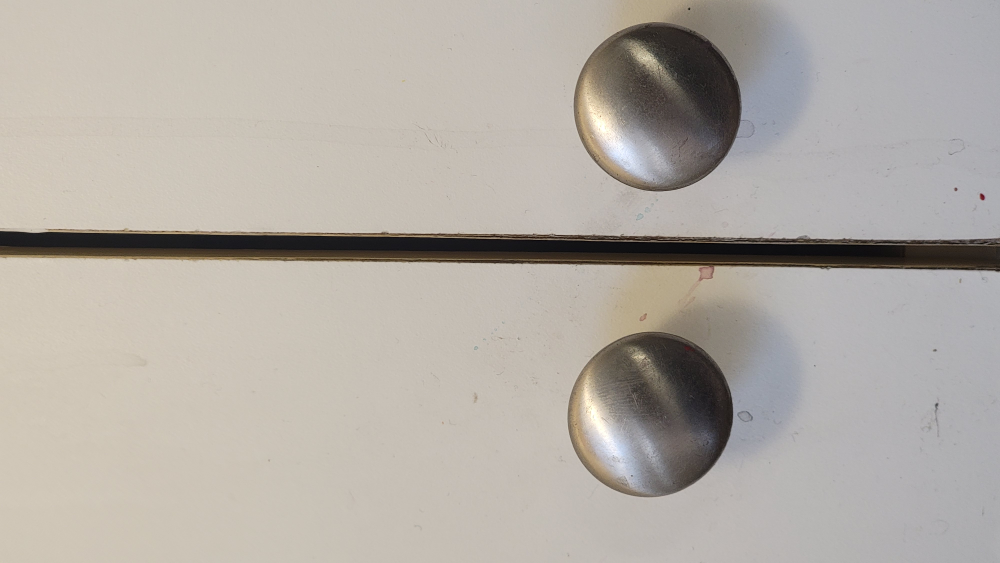
#> input picture photos/batch82/cabinet-knobs.jpg, 4000 x 2252 px, given in place of blue-textured-surface.jpg, which was not available (shown at 1/4 size)
$ python tex_82.py
#> lines starting #> are read from the running program, lines starting #| are printed output that depends on the picture
"""Textures for queue item 82 (photos/batch82/): the texture library (seamless + normal maps where it helps), the
user's two paintings as-is, and two tread-plate finishes generated with real lug height (normal maps).
Note: the photo named diamond-plate-blue is the purple anodised sheet, diamond-plate-purple the maroon one."""
import os, numpy as np, cv2
from PIL import Image
OUT = "assets/textures"; ROT = {3: Image.ROTATE_180, 6: Image.ROTATE_270, 8: Image.ROTATE_90}
def load(n):
#> called with n = 'blue-textured-surface'
    im = Image.open(f"photos/batch82/{n}.jpg"); o = im.getexif().get(274, 1)
#> in load, im is the input picture: PIL image 4000x2252 RGB; mean R, G, B 178.3, 172.4, 165.4
#> after `o = im.getexif().get(274, 1)`: o = 6
    if o in ROT: im = im.transpose(ROT[o])
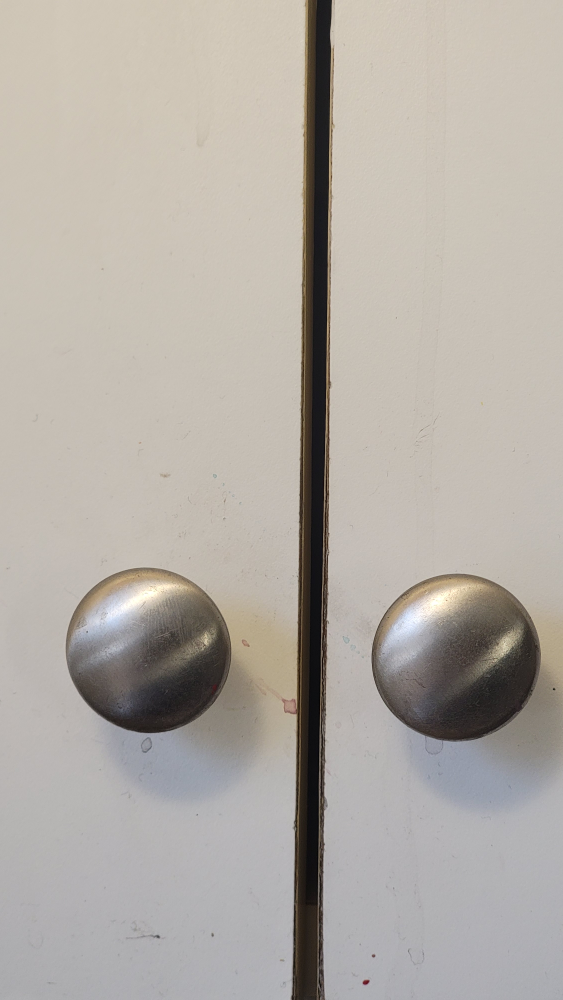
#> im: PIL image 2252x4000 RGB (shown at 1/4 size); mean R, G, B 178.3, 172.4, 165.4
    return cv2.cvtColor(np.asarray(im.convert("RGB")), cv2.COLOR_RGB2BGR)
def crop(im, x0, y0, x1, y1): H, W = im.shape[:2]; return im[int(y0 * H):int(y1 * H), int(x0 * W):int(x1 * W)]
#> called with x0 = 0.08, y0 = 0.08, x1 = 0.92, y1 = 0.7
#> after `H, W = im.shape[:2]`: H = 4000; W = 2252
def seamless(p, size, flat=8):
    p = cv2.resize(p, size, interpolation=cv2.INTER_AREA).astype(np.float32); w, h = size
    r = np.roll(np.roll(p, h // 2, 0), w // 2, 1)
    wx = np.minimum(np.minimum(np.arange(w), w - 1 - np.arange(w)) / (w / 2), 1); wy = np.minimum(np.minimum(np.arange(h), h - 1 - np.arange(h)) / (h / 2), 1)
    m = np.minimum(wy[:, None], wx[None, :])[:, :, None] ** 0.6
    out = p * m + r * (1 - m)
    if flat: low = cv2.GaussianBlur(out, (0, 0), w / flat); out = out - low + low.mean((0, 1))
    return out.clip(0, 255).astype(np.uint8)
def save(n, a): cv2.imwrite(os.path.join(OUT, n + ".png"), a); print("wrote", n, a.shape[1], a.shape[0])
def art(src, name, box=(0, 0, 1, 1), maxw=1024):
    a = crop(load(src), *box); s = maxw / max(a.shape[:2]); save(name, cv2.resize(a, (int(a.shape[1] * s), int(a.shape[0] * s)), interpolation=cv2.INTER_AREA))

def seamless_vp(p, size, flat=8):
    """seamless in two 1-D passes (x, then y). Each pass blends the image with a copy rolled half a tile along that
    axis: the copy is used near the borders (where it is continuous) and the original near the centre line (where
    the copy has its seam), so neither seam ever shows. The blend is variance-preserving: mixing two uncorrelated
    images drops contrast by sqrt(m^2 + (1-m)^2), so it is re-scaled around the mean (no faded bands)."""
#> called with size = (512, 512), flat = 8
    p = cv2.resize(p, size, interpolation=cv2.INTER_AREA).astype(np.float32); w, h = size
#> after `p = cv2.resize(p, size, interpolation=cv2.INTER_AREA).astype(np.float3`:
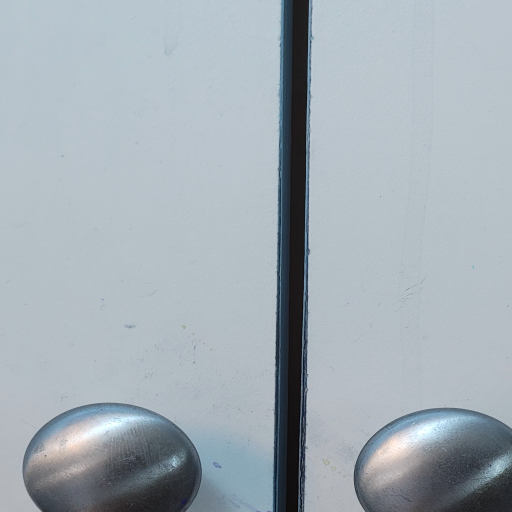
#> p: shape (512, 512, 3) float32; mean of channels 0, 1, 2 163.6, 173.8, 181.3; drawn as R, G, B
#> after `w, h = size`: w = 512; h = 512
    if flat: low = cv2.GaussianBlur(p, (0, 0), w / flat); p = p - low + low.mean((0, 1))
#> after `p = p - low + low.mean((0, 1))`:
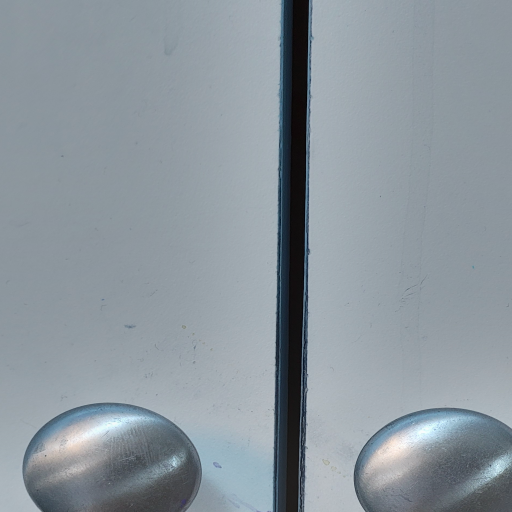
#> p: shape (512, 512, 3) float32; mean of channels 0, 1, 2 163.6, 173.8, 181.4; drawn with min black and max white
    mean = p.mean((0, 1))
#> mean = [163.6, 173.8, 181.4]
    def blend(img, axis, n):
#> called with axis = 1, n = 512
        r = np.roll(img, n // 2, axis); t = np.minimum(np.arange(n), n - 1 - np.arange(n)) / (n / 2)
#> after `r = np.roll(img, n // 2, axis)`:
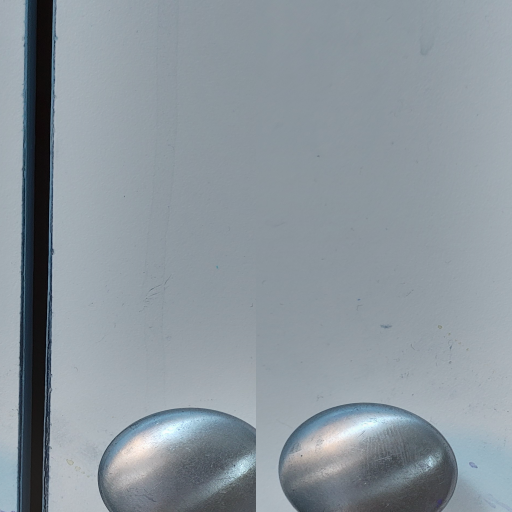
#> r: shape (512, 512, 3) float32; mean of channels 0, 1, 2 163.6, 173.8, 181.4; drawn with min black and max white
#> after `t = np.minimum(np.arange(n), n - 1 - np.arange(n)) / (n / 2)`: t = 512 values, max 0.996 at index 255, min 0 at index 0, mean 0.498
        m = np.clip(t * 1.8 - 0.4, 0, 1); m = m * m * (3 - 2 * m); m = m[:, None, None] if axis == 0 else m[None, :, None]
#> after `m = np.clip(t * 1.8 - 0.4, 0, 1)`: m = 512 values, max 1 at index 200, min 0 at index 0, mean 0.498
        return mean + (img * m + r * (1 - m) - mean) / np.sqrt(m * m + (1 - m) ** 2)
#> returned value: shape (512, 512, 3) float64
    out = blend(blend(p, 1, w), 0, h)
    return out.clip(0, 255).astype(np.uint8)
#| wrote b82_blueplastic 512 512
def normal_from(h, strength):
#> called with strength = 3.5
    dx = (np.roll(h, -1, 1) - np.roll(h, 1, 1)) * strength; dy = (np.roll(h, -1, 0) - np.roll(h, 1, 0)) * strength
#> after `dy = (np.roll(h, -1, 0) - np.roll(h, 1, 0)) * strength`:
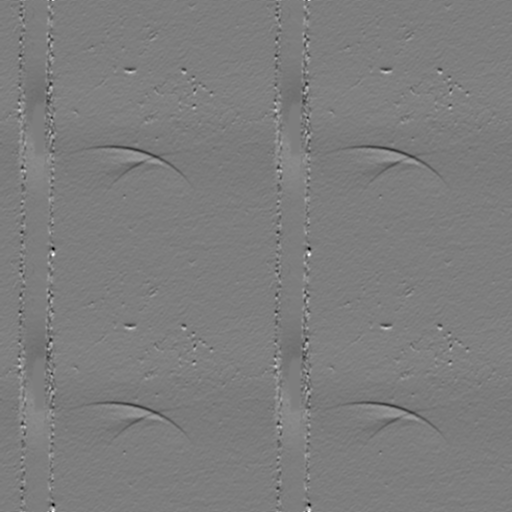
#> dy: shape (512, 512) float32; min -0.341, max 0.351, mean -1.82e-12; drawn with min black and max white
    n = np.dstack([-dx, dy, np.ones_like(h)]); n /= np.linalg.norm(n, axis=2, keepdims=True)
#> after `n /= np.linalg.norm(n, axis=2, keepdims=True)`:
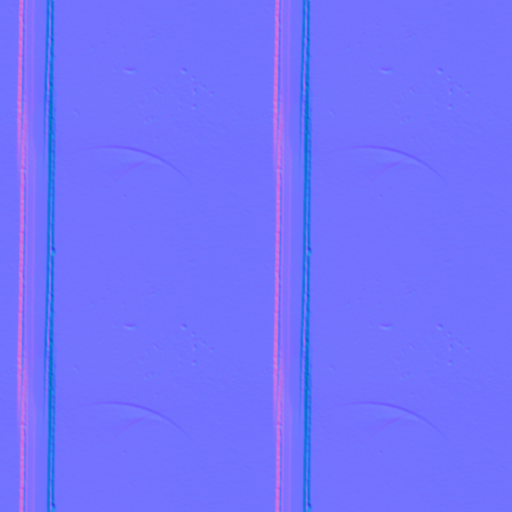
#> n: shape (512, 512, 3) float32; mean of channels 0, 1, 2 0.00108, -1.39e-06, 0.992; drawn with min black and max white
    return cv2.cvtColor(((n * 0.5 + 0.5) * 255).astype(np.uint8), cv2.COLOR_RGB2BGR)
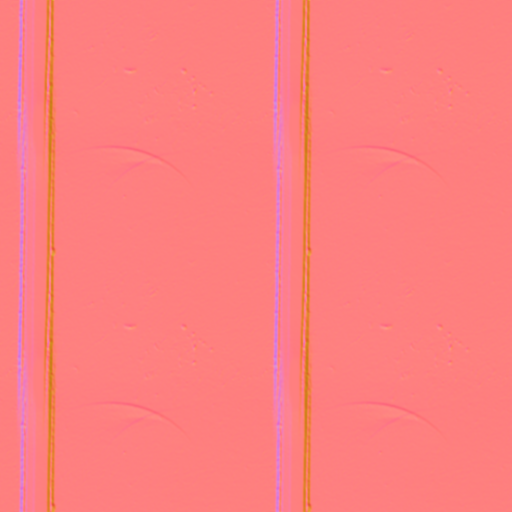
#> returned value: shape (512, 512, 3); mean R, G, B 253, 127, 127.1
def lum_normal(img, strength=3.0, blur=1.0):
    g = cv2.GaussianBlur(cv2.cvtColor(img, cv2.COLOR_BGR2GRAY).astype(np.float32) / 255.0, (0, 0), blur); return normal_from(g, strength)
# plain seamless surfaces (crop boxes chosen to avoid edges, glare and background)
for src, name, box, size, flat in [
    ("blue-textured-surface", "b82_blueplastic", (0.08, 0.08, 0.92, 0.7), 512, 8), ("grey-chenille-fabric", "b82_chenille", (0.05, 0.1, 0.95, 0.9), 512, 6),
    ("oak-laminate", "b82_oak", (0.02, 0.05, 0.98, 0.8), 512, 0), ("quartz-countertop", "b82_quartz", (0.05, 0.05, 0.95, 0.75), 512, 6),
    ("rust-surface", "b82_rust", (0.05, 0.05, 0.95, 0.95), 512, 6), ("speckled-white-panel", "b82_speckle", (0.08, 0.08, 0.92, 0.92), 512, 8),
    ("whitewashed-wood", "b82_whitewash", (0.05, 0.05, 0.95, 0.85), 512, 6), ("painting-blue-canvas", "b82_canvasblue", (0.08, 0.08, 0.92, 0.92), 512, 4),
    ("painting-grey-canvas", "b82_canvasgrey", (0.08, 0.08, 0.92, 0.92), 512, 4)]:
    t = seamless_vp(crop(load(src), *box), (size, size), flat); save(name, t)
    if name in ("b82_rust", "b82_oak", "b82_chenille", "b82_blueplastic"): save(name + "_n", lum_normal(t, 3.5 if name != "b82_oak" else 2.0))
#| wrote b82_blueplastic_n 512 512
#> pass 2 of the loop `for src, name, box, size, flat in [`:
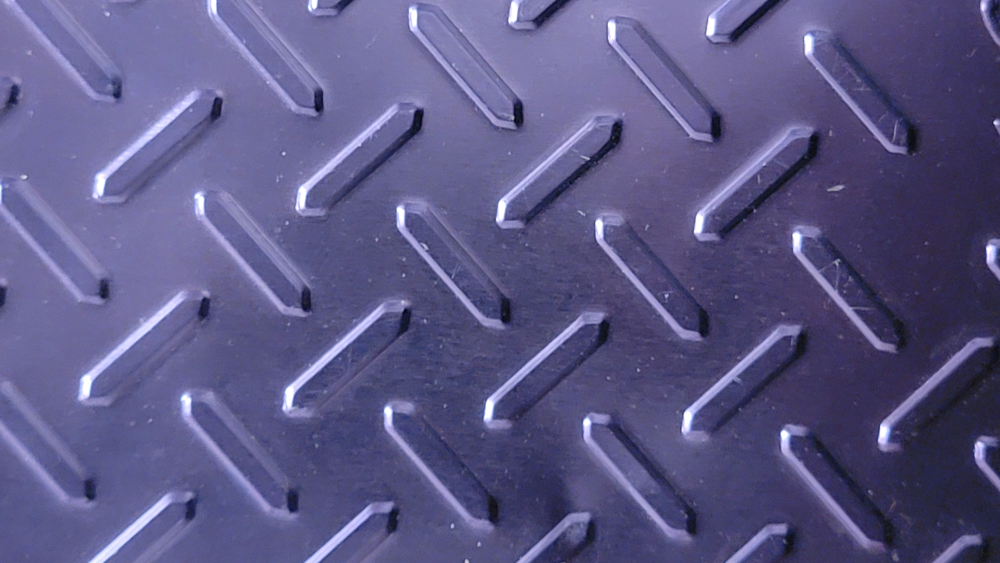
#> input picture photos/batch82/diamond-plate-blue.jpg, 4000 x 2252 px, given in place of grey-chenille-fabric.jpg, which was not available (shown at 1/4 size)
#> in load, im is the input picture: PIL image 4000x2252 RGB; mean R, G, B 92.1, 88.6, 134.4
#> im: PIL image 2252x4000 RGB
#> in seamless_vp (call 2), `p = p - low + low.mean((0, 1))`:
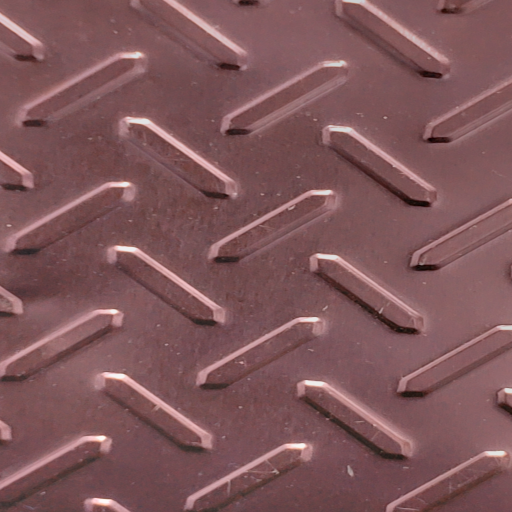
#> p: shape (512, 512, 3) float32; mean of channels 0, 1, 2 136.1, 89.8, 93.3; drawn with min black and max white
#> mean = [136.1, 89.8, 93.27]
#| wrote b82_chenille 512 512
#> in normal_from (call 2), `return cv2.cvtColor(((n * 0.5 + 0.5) * 255).astype(np.uint8), cv2.COLO..`:
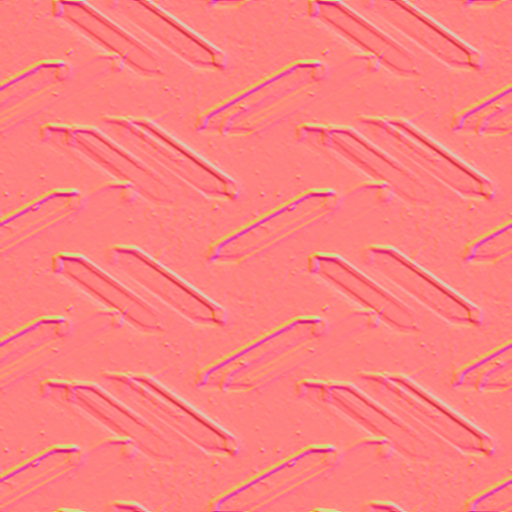
#> returned value: shape (512, 512, 3); mean R, G, B 251.9, 127, 127
#| wrote b82_chenille_n 512 512
#> (the run stopped early here; a loop or call above may not have finished)
